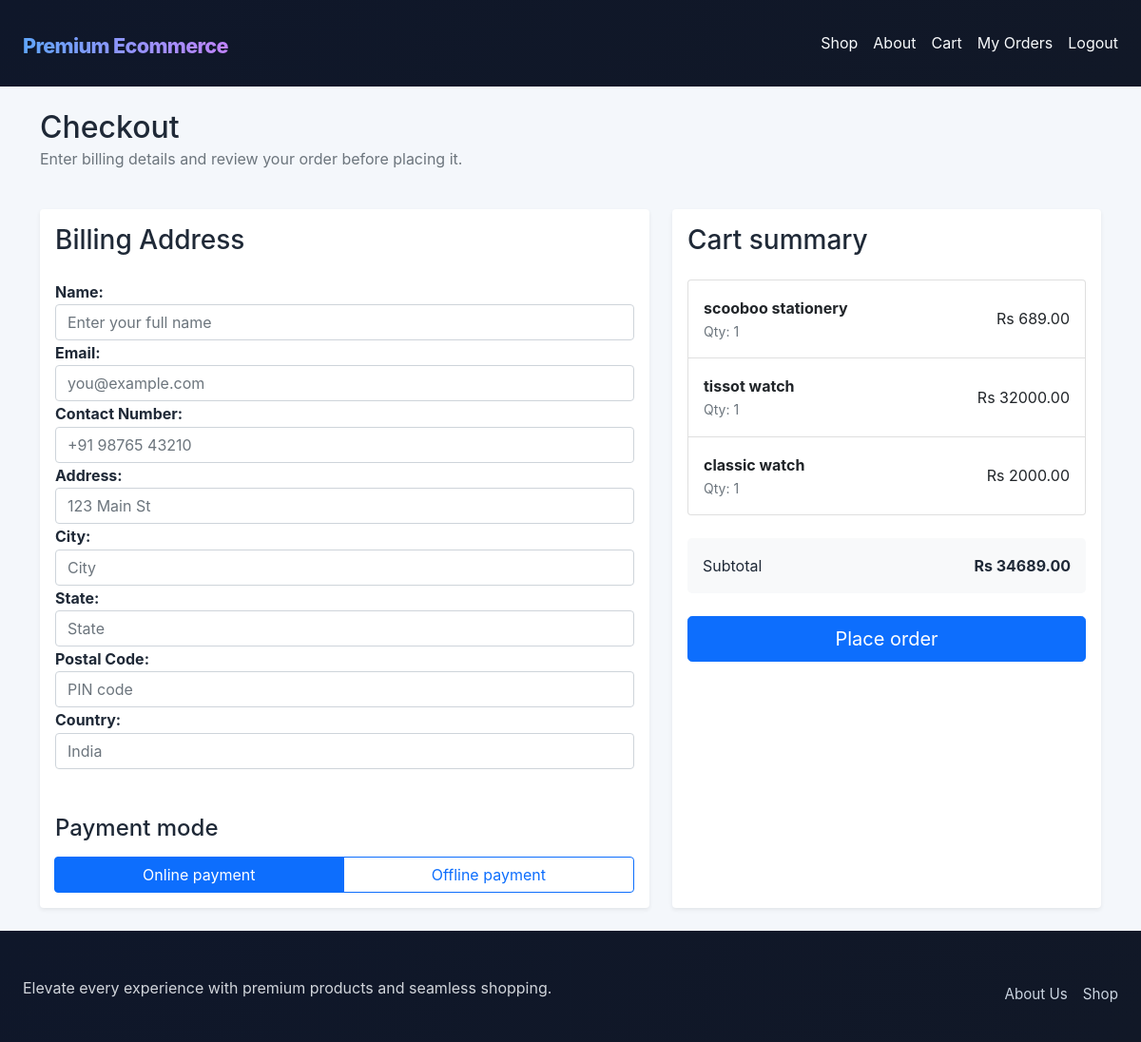
Screenshot of /checkout/ (signed in) with the database file from the repository.
### ecommerceapp/models.py (models this page shows, shortened)
class Product(models.Model):
    category = models.ForeignKey(Category, related_name='products', on_delete=models.CASCADE)
    name = models.CharField(max_length=200)
    slug = models.SlugField(max_length=200, unique=True)
    description = models.TextField(blank=True)
    price = models.DecimalField(max_digits=10, decimal_places=2)
    image = models.ImageField(upload_to='products/', blank=True, null=True)
    available = models.BooleanField(default=True)
    created = models.DateTimeField(auto_now_add=True)
    updated = models.DateTimeField(auto_now=True)
    class Meta:
        ordering = ['name']

### ecommerceapp/views.py (the view, shortened to what this page needs)
# urls.py: path('checkout/', views.checkout, name='checkout'),
@login_required
def checkout(request):
    cart_items, total = get_cart_items(request)
    if not cart_items:
        return redirect('ecommerceapp:cart_detail')
    return render(request, 'ecommerceapp/checkout.html', {'cart_items': cart_items, 'total': total})

### ecommerceapp/models.py (called while the page is built)
    @property
    def total(self):
        return sum(item.subtotal for item in self.items.all())

    @property
    def subtotal(self):
        return self.product.price * self.quantity

### ecommerceapp/views.py (called while the page is built)
def get_user_cart(request):
    cart, _ = Cart.objects.get_or_create(user=request.user)
    return cart

def get_cart_items(request):
    cart = get_user_cart(request)
    items = [
        {
            'product': item.product,
            'quantity': item.quantity,
            'subtotal': item.subtotal,
            'cart_item': item,
        }
        for item in cart.items.select_related('product')
    ]
    return items, cart.total

### templates/ecommerceapp/checkout.html (shortened to what this page needs)
{% extends 'ecommerceapp/base.html' %}
{% block content %}
<div class="container">
    <div class="row mb-4">
        <div class="col-12">
            <h2 class="mb-0">Checkout</h2>
            <p class="text-muted">Enter billing details and review your order before placing it.</p>
        </div>
    </div>
    <form method="post">
     <div class="row">
        <div class="col-md-6 col-lg-7">
            <div class="card shadow-sm border-0 h-100">
                <div class="card-body">
                    <h3 class="card-title mb-4">Billing Address</h3>
                                <b>Name: </b>
                                <input id="full_name" name="full_name" type="text" class="form-control" placeholder="Enter your full name" required>
                                <b>Email: </b>
                                <input id="email" name="email" type="email" class="form-control" placeholder="you@example.com" required>
                               <b>Contact Number: </b>
                                <input id="phone" name="phone" type="tel" class="form-control" placeholder="+91 98765 43210" required>
                                 <b>Address: </b>
                                <input id="address" name="address" type="text" class="form-control" placeholder="123 Main St" required>
                                <b>City: </b>
                                <input id="city" name="city" type="text" class="form-control" placeholder="City" required>
                                <b>State: </b>
                                <input id="state" name="state" type="text" class="form-control" placeholder="State" required>
                                <b>Postal Code: </b>
                                <input id="postal_code" name="postal_code" type="text" class="form-control" placeholder="PIN code" required>
                                <b>Country: </b>
                                <input id="country" name="country" type="text" class="form-control" placeholder="India" required>
                    <h4 class="mt-5 mb-3">Payment mode</h4>
                    <div class="btn-group w-100" role="group" aria-label="Payment mode">
                        <label class="btn btn-outline-primary rounded-start" for="payment-online">Online payment</label>
                        <label class="btn btn-outline-primary rounded-end" for="payment-offline">Offline payment</label>
                    </div>
                </div>
        </div>
        </div>
        <div class="col-md-6 col-lg-5">
            <div class="card shadow-sm border-0 h-100">
                <div class="card-body">
                    <h3 class="card-title mb-4">Cart summary</h3>
                    <div class="list-group mb-4">
                        {% for item in cart_items %}
                            <div class="list-group-item d-flex justify-content-between align-items-center py-3">
                                <div>
                                    <strong>{{ item.product.name }}</strong>
                                    <div class="text-muted small">Qty: {{ item.quantity }}</div>
                                </div>
                                <div class="text-end">Rs {{ item.product.price|floatformat:2 }}</div>
                            </div>
                        {% endfor %}
                    </div>
                    <div class="d-flex justify-content-between align-items-center mb-4 p-3 bg-light rounded-3">
                        <span class="fw-semibold">Subtotal</span>
                        <strong>Rs {{ total|floatformat:2 }}</strong>
                    </div>
                    <button type="submit" class="btn btn-primary btn-lg w-100 mt-auto">Place order</button>
                </div>
            </div>
        </div>
    </div>
    </form>
</div>
{% endblock %}

### static/css/site.css (style rules this page uses)
body { font-family: 'Inter', system-ui, -apple-system, BlinkMacSystemFont, 'Segoe UI', sans-serif; line-height: 1.65; color: #1f2937; margin: 0; background: #f4f7fb; }

### rows the page displays
Product: product.name "scooboo stationery", quantity "1", product.price "689.00"
Product: product.name "tissot watch", quantity "1", product.price "32000.00"
Product: product.name "classic watch", quantity "1", product.price "2000.00"

### other values shown
{{ total|floatformat:2 }} "34689.00"
